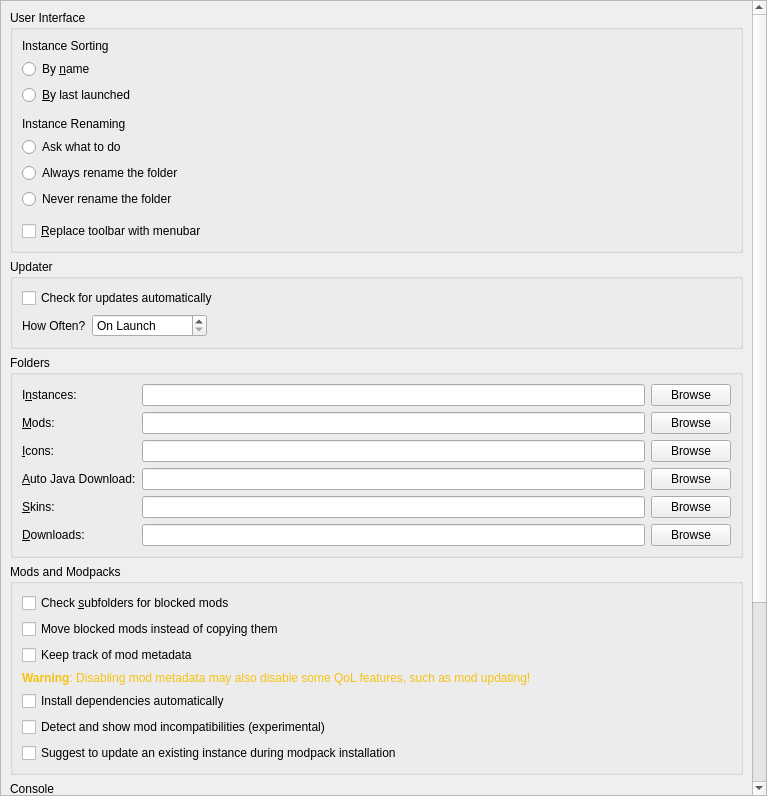
<?xml version="1.0" encoding="UTF-8"?>
<ui version="4.0">
 <class>LauncherPage</class>
 <widget class="QWidget" name="LauncherPage">
  <property name="geometry">
   <rect>
    <x>0</x>
    <y>0</y>
    <width>767</width>
    <height>796</height>
   </rect>
  </property>
  <property name="sizePolicy">
   <sizepolicy hsizetype="MinimumExpanding" vsizetype="MinimumExpanding">
    <horstretch>0</horstretch>
    <verstretch>0</verstretch>
   </sizepolicy>
  </property>
  <layout class="QVBoxLayout" name="verticalLayout">
   <property name="leftMargin">
    <number>0</number>
   </property>
   <property name="topMargin">
    <number>0</number>
   </property>
   <property name="rightMargin">
    <number>0</number>
   </property>
   <property name="bottomMargin">
    <number>0</number>
   </property>
   <item>
    <widget class="QScrollArea" name="scrollArea">
     <property name="horizontalScrollBarPolicy">
      <enum>Qt::ScrollBarPolicy::ScrollBarAsNeeded</enum>
     </property>
     <property name="widgetResizable">
      <bool>true</bool>
     </property>
     <widget class="QWidget" name="scrollAreaWidgetContents">
      <property name="geometry">
       <rect>
        <x>0</x>
        <y>-149</y>
        <width>746</width>
        <height>1222</height>
       </rect>
      </property>
      <layout class="QVBoxLayout" name="verticalLayout_8">
       <item>
        <widget class="QGroupBox" name="userInterfaceBox">
         <property name="enabled">
          <bool>true</bool>
         </property>
         <property name="title">
          <string>User Interface</string>
         </property>
         <layout class="QVBoxLayout" name="verticalLayout_2">
          <item>
           <widget class="QLabel" name="instanceSortingLabel">
            <property name="text">
             <string>Instance Sorting</string>
            </property>
           </widget>
          </item>
          <item>
           <widget class="QRadioButton" name="sortByNameBtn">
            <property name="text">
             <string>By &amp;name</string>
            </property>
            <attribute name="buttonGroup">
             <string notr="true">sortingModeGroup</string>
            </attribute>
           </widget>
          </item>
          <item>
           <widget class="QRadioButton" name="sortLastLaunchedBtn">
            <property name="text">
             <string>&amp;By last launched</string>
            </property>
            <attribute name="buttonGroup">
             <string notr="true">sortingModeGroup</string>
            </attribute>
           </widget>
          </item>
          <item>
           <spacer name="verticalSpacer">
            <property name="orientation">
             <enum>Qt::Orientation::Vertical</enum>
            </property>
            <property name="sizeType">
             <enum>QSizePolicy::Policy::Fixed</enum>
            </property>
            <property name="sizeHint" stdset="0">
             <size>
              <width>0</width>
              <height>6</height>
             </size>
            </property>
           </spacer>
          </item>
          <item>
           <widget class="QLabel" name="renamingBehaviorLabel">
            <property name="text">
             <string>Instance Renaming</string>
            </property>
           </widget>
          </item>
          <item>
           <widget class="QRadioButton" name="askToRenameDirBtn">
            <property name="text">
             <string>Ask what to do</string>
            </property>
            <attribute name="buttonGroup">
             <string notr="true">renamingBehaviorGroup</string>
            </attribute>
           </widget>
          </item>
          <item>
           <widget class="QRadioButton" name="alwaysRenameDirBtn">
            <property name="text">
             <string>Always rename the folder</string>
            </property>
            <attribute name="buttonGroup">
             <string notr="true">renamingBehaviorGroup</string>
            </attribute>
           </widget>
          </item>
          <item>
           <widget class="QRadioButton" name="neverRenameDirBtn">
            <property name="text">
             <string>Never rename the folder</string>
            </property>
            <attribute name="buttonGroup">
             <string notr="true">renamingBehaviorGroup</string>
            </attribute>
           </widget>
          </item>
          <item>
           <spacer name="verticalSpacer_2">
            <property name="orientation">
             <enum>Qt::Orientation::Vertical</enum>
            </property>
            <property name="sizeType">
             <enum>QSizePolicy::Policy::Fixed</enum>
            </property>
            <property name="sizeHint" stdset="0">
             <size>
              <width>0</width>
              <height>6</height>
             </size>
            </property>
           </spacer>
          </item>
          <item>
           <widget class="QCheckBox" name="preferMenuBarCheckBox">
            <property name="toolTip">
             <string>The menubar is more friendly for keyboard-driven interaction.</string>
            </property>
            <property name="text">
             <string>&amp;Replace toolbar with menubar</string>
            </property>
           </widget>
          </item>
         </layout>
        </widget>
       </item>
       <item>
        <widget class="QGroupBox" name="updateSettingsBox">
         <property name="title">
          <string>Updater</string>
         </property>
         <layout class="QGridLayout" name="gridLayout_2">
          <item row="1" column="0">
           <layout class="QHBoxLayout" name="horizontalLayout_2">
            <item>
             <widget class="QLabel" name="updateIntervalLabel">
              <property name="text">
               <string>How Often?</string>
              </property>
             </widget>
            </item>
            <item>
             <widget class="QSpinBox" name="updateIntervalSpinBox">
              <property name="sizePolicy">
               <sizepolicy hsizetype="Maximum" vsizetype="Fixed">
                <horstretch>0</horstretch>
                <verstretch>0</verstretch>
               </sizepolicy>
              </property>
              <property name="toolTip">
               <string>Set to 0 to only check on launch</string>
              </property>
              <property name="specialValueText">
               <string>On Launch</string>
              </property>
              <property name="suffix">
               <string> hours</string>
              </property>
              <property name="prefix">
               <string>Every </string>
              </property>
              <property name="minimum">
               <number>0</number>
              </property>
              <property name="maximum">
               <number>168</number>
              </property>
             </widget>
            </item>
            <item>
             <spacer name="horizontalSpacer">
              <property name="orientation">
               <enum>Qt::Orientation::Horizontal</enum>
              </property>
              <property name="sizeHint" stdset="0">
               <size>
                <width>0</width>
                <height>0</height>
               </size>
              </property>
             </spacer>
            </item>
           </layout>
          </item>
          <item row="0" column="0" colspan="2">
           <widget class="QCheckBox" name="autoUpdateCheckBox">
            <property name="text">
             <string>Check for updates automatically</string>
            </property>
           </widget>
          </item>
         </layout>
        </widget>
       </item>
       <item>
        <widget class="QGroupBox" name="foldersBox">
         <property name="title">
          <string>Folders</string>
         </property>
         <layout class="QGridLayout" name="gridLayout">
          <item row="4" column="1">
           <widget class="QLineEdit" name="skinsDirTextBox"/>
          </item>
          <item row="4" column="2">
           <widget class="QPushButton" name="skinsDirBrowseBtn">
            <property name="text">
             <string>Browse</string>
            </property>
           </widget>
          </item>
          <item row="3" column="0">
           <widget class="QLabel" name="labelJavaDir">
            <property name="text">
             <string>&amp;Auto Java Download:</string>
            </property>
            <property name="toolTip">
             <string>Folder where Scaleri stores automatically downloaded Java versions. Do NOT set this to your system Java installation.</string>
            </property>
            <property name="buddy">
             <cstring>javaDirTextBox</cstring>
            </property>
           </widget>
          </item>
          <item row="2" column="2">
           <widget class="QPushButton" name="iconsDirBrowseBtn">
            <property name="text">
             <string>Browse</string>
            </property>
           </widget>
          </item>
          <item row="4" column="0">
           <widget class="QLabel" name="labelSkinsDir">
            <property name="text">
             <string>&amp;Skins:</string>
            </property>
            <property name="buddy">
             <cstring>skinsDirTextBox</cstring>
            </property>
           </widget>
          </item>
          <item row="1" column="0">
           <widget class="QLabel" name="labelModsDir">
            <property name="text">
             <string>&amp;Mods:</string>
            </property>
            <property name="buddy">
             <cstring>modsDirTextBox</cstring>
            </property>
           </widget>
          </item>
          <item row="3" column="2">
           <widget class="QPushButton" name="javaDirBrowseBtn">
            <property name="text">
             <string>Browse</string>
            </property>
           </widget>
          </item>
          <item row="5" column="0">
           <widget class="QLabel" name="labelDownloadsDir">
            <property name="text">
             <string>&amp;Downloads:</string>
            </property>
            <property name="buddy">
             <cstring>downloadsDirTextBox</cstring>
            </property>
           </widget>
          </item>
          <item row="5" column="1">
           <widget class="QLineEdit" name="downloadsDirTextBox"/>
          </item>
          <item row="1" column="1">
           <widget class="QLineEdit" name="modsDirTextBox"/>
          </item>
          <item row="0" column="0">
           <widget class="QLabel" name="labelInstDir">
            <property name="text">
             <string>I&amp;nstances:</string>
            </property>
            <property name="buddy">
             <cstring>instDirTextBox</cstring>
            </property>
           </widget>
          </item>
          <item row="0" column="2">
           <widget class="QPushButton" name="instDirBrowseBtn">
            <property name="text">
             <string>Browse</string>
            </property>
           </widget>
          </item>
          <item row="5" column="2">
           <widget class="QPushButton" name="downloadsDirBrowseBtn">
            <property name="text">
             <string>Browse</string>
            </property>
           </widget>
          </item>
          <item row="0" column="1">
           <widget class="QLineEdit" name="instDirTextBox"/>
          </item>
          <item row="1" column="2">
           <widget class="QPushButton" name="modsDirBrowseBtn">
            <property name="text">
             <string>Browse</string>
            </property>
           </widget>
          </item>
          <item row="3" column="1">
           <widget class="QLineEdit" name="javaDirTextBox"/>
          </item>
          <item row="2" column="1">
           <widget class="QLineEdit" name="iconsDirTextBox"/>
          </item>
          <item row="2" column="0">
           <widget class="QLabel" name="labelIconsDir">
            <property name="text">
             <string>&amp;Icons:</string>
            </property>
            <property name="buddy">
             <cstring>iconsDirTextBox</cstring>
            </property>
           </widget>
          </item>
         </layout>
        </widget>
       </item>
       <item>
        <widget class="QGroupBox" name="modsBox">
         <property name="title">
          <string>Mods and Modpacks</string>
         </property>
         <layout class="QVBoxLayout" name="verticalLayout_4">
          <item>
           <widget class="QCheckBox" name="downloadsDirWatchRecursiveCheckBox">
            <property name="toolTip">
             <string>When enabled, in addition to the downloads folder, its sub folders will also be searched when looking for resources (e.g. when looking for blocked mods on CurseForge).</string>
            </property>
            <property name="text">
             <string>Check &amp;subfolders for blocked mods</string>
            </property>
           </widget>
          </item>
          <item>
           <widget class="QCheckBox" name="downloadsDirMoveCheckBox">
            <property name="toolTip">
             <string>When enabled, it will move blocked resources instead of copying them.</string>
            </property>
            <property name="text">
             <string>Move blocked mods instead of copying them</string>
            </property>
           </widget>
          </item>
          <item>
           <widget class="QCheckBox" name="metadataEnableBtn">
            <property name="toolTip">
             <string>Store version information provided by mod providers (like Modrinth or CurseForge) for mods.</string>
            </property>
            <property name="text">
             <string>Keep track of mod metadata</string>
            </property>
           </widget>
          </item>
          <item>
           <widget class="QLabel" name="metadataWarningLabel">
            <property name="text">
             <string>&lt;html&gt;&lt;head/&gt;&lt;body&gt;&lt;p&gt;&lt;span style=&quot; font-weight:600; color:#f5c211;&quot;&gt;Warning&lt;/span&gt;&lt;span style=&quot; color:#f5c211;&quot;&gt;: Disabling mod metadata may also disable some QoL features, such as mod updating!&lt;/span&gt;&lt;/p&gt;&lt;/body&gt;&lt;/html&gt;</string>
            </property>
            <property name="wordWrap">
             <bool>true</bool>
            </property>
           </widget>
          </item>
          <item>
           <widget class="QCheckBox" name="dependenciesEnableBtn">
            <property name="toolTip">
             <string>Automatically detect, install, and update mod dependencies.</string>
            </property>
            <property name="text">
             <string>Install dependencies automatically</string>
            </property>
           </widget>
          </item>
          <item>
           <widget class="QCheckBox" name="showModIncompatCheckBox">
            <property name="toolTip">
             <string>Currently this just shows mods which are not marked as compatible with the current Minecraft version.</string>
            </property>
            <property name="text">
             <string>Detect and show mod incompatibilities (experimental)</string>
            </property>
           </widget>
          </item>
          <item>
           <widget class="QCheckBox" name="modpackUpdatePromptBtn">
            <property name="toolTip">
             <string>When creating a new modpack instance, suggest updating an existing instance instead.</string>
            </property>
            <property name="text">
             <string>Suggest to update an existing instance during modpack installation</string>
            </property>
           </widget>
          </item>
         </layout>
        </widget>
       </item>
       <item>
        <widget class="QGroupBox" name="groupBox_2">
         <property name="title">
          <string>Console</string>
         </property>
         <layout class="QFormLayout" name="formLayout">
          <property name="labelAlignment">
           <set>Qt::AlignmentFlag::AlignLeading|Qt::AlignmentFlag::AlignLeft|Qt::AlignmentFlag::AlignVCenter</set>
          </property>
          <item row="0" column="0">
           <widget class="QLabel" name="lineLimitLabel">
            <property name="sizePolicy">
             <sizepolicy hsizetype="Maximum" vsizetype="Preferred">
              <horstretch>0</horstretch>
              <verstretch>0</verstretch>
             </sizepolicy>
            </property>
            <property name="text">
             <string>Log History &amp;Limit:</string>
            </property>
            <property name="buddy">
             <cstring>lineLimitSpinBox</cstring>
            </property>
           </widget>
          </item>
          <item row="0" column="1">
           <widget class="QSpinBox" name="lineLimitSpinBox">
            <property name="sizePolicy">
             <sizepolicy hsizetype="Maximum" vsizetype="Fixed">
              <horstretch>0</horstretch>
              <verstretch>0</verstretch>
             </sizepolicy>
            </property>
            <property name="suffix">
             <string> lines</string>
            </property>
            <property name="minimum">
             <number>10000</number>
            </property>
            <property name="maximum">
             <number>1000000</number>
            </property>
            <property name="singleStep">
             <number>10000</number>
            </property>
            <property name="value">
             <number>100000</number>
            </property>
           </widget>
          </item>
          <item row="1" column="0" colspan="2">
           <widget class="QCheckBox" name="checkStopLogging">
            <property name="text">
             <string>&amp;Stop logging when log overflows</string>
            </property>
           </widget>
          </item>
         </layout>
        </widget>
       </item>
       <item>
        <widget class="QGroupBox" name="tasksBox">
         <property name="title">
          <string>Tasks</string>
         </property>
         <layout class="QGridLayout" name="gridLayout_3">
          <item row="2" column="1">
           <widget class="QSpinBox" name="numberOfManualRetriesSpinBox">
            <property name="sizePolicy">
             <sizepolicy hsizetype="Maximum" vsizetype="Fixed">
              <horstretch>0</horstretch>
              <verstretch>0</verstretch>
             </sizepolicy>
            </property>
            <property name="minimumSize">
             <size>
              <width>60</width>
              <height>0</height>
             </size>
            </property>
            <property name="minimum">
             <number>0</number>
            </property>
           </widget>
          </item>
          <item row="1" column="1">
           <widget class="QSpinBox" name="numberOfConcurrentDownloadsSpinBox">
            <property name="sizePolicy">
             <sizepolicy hsizetype="Maximum" vsizetype="Fixed">
              <horstretch>0</horstretch>
              <verstretch>0</verstretch>
             </sizepolicy>
            </property>
            <property name="minimumSize">
             <size>
              <width>60</width>
              <height>0</height>
             </size>
            </property>
            <property name="minimum">
             <number>1</number>
            </property>
           </widget>
          </item>
          <item row="3" column="1">
           <widget class="QSpinBox" name="timeoutSecondsSpinBox">
            <property name="sizePolicy">
             <sizepolicy hsizetype="Maximum" vsizetype="Fixed">
              <horstretch>0</horstretch>
              <verstretch>0</verstretch>
             </sizepolicy>
            </property>
            <property name="minimumSize">
             <size>
              <width>60</width>
              <height>0</height>
             </size>
            </property>
            <property name="suffix">
             <string>s</string>
            </property>
           </widget>
          </item>
          <item row="2" column="0">
           <widget class="QLabel" name="numberOfManualRetriesLabel">
            <property name="text">
             <string>Retry Limit:</string>
            </property>
           </widget>
          </item>
          <item row="1" column="0">
           <widget class="QLabel" name="numberOfConcurrentDownloadsLabel">
            <property name="text">
             <string>Concurrent Download Limit:</string>
            </property>
           </widget>
          </item>
          <item row="3" column="0">
           <widget class="QLabel" name="timeoutSecondsLabel">
            <property name="toolTip">
             <string>Seconds to wait until the requests are terminated</string>
            </property>
            <property name="text">
             <string>HTTP Timeout:</string>
            </property>
           </widget>
          </item>
          <item row="0" column="1">
           <widget class="QSpinBox" name="numberOfConcurrentTasksSpinBox">
            <property name="sizePolicy">
             <sizepolicy hsizetype="Maximum" vsizetype="Fixed">
              <horstretch>0</horstretch>
              <verstretch>0</verstretch>
             </sizepolicy>
            </property>
            <property name="minimumSize">
             <size>
              <width>60</width>
              <height>0</height>
             </size>
            </property>
            <property name="minimum">
             <number>1</number>
            </property>
           </widget>
          </item>
          <item row="0" column="0">
           <widget class="QLabel" name="numberOfConcurrentTasksLabel">
            <property name="text">
             <string>Concurrent Task Limit:</string>
            </property>
           </widget>
          </item>
          <item row="0" column="2">
           <spacer name="horizontalSpacer_2">
            <property name="orientation">
             <enum>Qt::Orientation::Horizontal</enum>
            </property>
            <property name="sizeHint" stdset="0">
             <size>
              <width>0</width>
              <height>0</height>
             </size>
            </property>
           </spacer>
          </item>
         </layout>
        </widget>
       </item>
       <item>
        <spacer name="verticalSpacer_FeaturesTab">
         <property name="orientation">
          <enum>Qt::Orientation::Vertical</enum>
         </property>
         <property name="sizeHint" stdset="0">
          <size>
           <width>0</width>
           <height>0</height>
          </size>
         </property>
        </spacer>
       </item>
      </layout>
     </widget>
    </widget>
   </item>
  </layout>
 </widget>
 <tabstops>
  <tabstop>scrollArea</tabstop>
  <tabstop>sortByNameBtn</tabstop>
  <tabstop>sortLastLaunchedBtn</tabstop>
  <tabstop>askToRenameDirBtn</tabstop>
  <tabstop>alwaysRenameDirBtn</tabstop>
  <tabstop>neverRenameDirBtn</tabstop>
  <tabstop>preferMenuBarCheckBox</tabstop>
  <tabstop>autoUpdateCheckBox</tabstop>
  <tabstop>updateIntervalSpinBox</tabstop>
  <tabstop>instDirTextBox</tabstop>
  <tabstop>instDirBrowseBtn</tabstop>
  <tabstop>modsDirTextBox</tabstop>
  <tabstop>modsDirBrowseBtn</tabstop>
  <tabstop>iconsDirTextBox</tabstop>
  <tabstop>iconsDirBrowseBtn</tabstop>
  <tabstop>javaDirTextBox</tabstop>
  <tabstop>javaDirBrowseBtn</tabstop>
  <tabstop>skinsDirTextBox</tabstop>
  <tabstop>skinsDirBrowseBtn</tabstop>
  <tabstop>downloadsDirTextBox</tabstop>
  <tabstop>downloadsDirBrowseBtn</tabstop>
  <tabstop>downloadsDirWatchRecursiveCheckBox</tabstop>
  <tabstop>downloadsDirMoveCheckBox</tabstop>
  <tabstop>metadataEnableBtn</tabstop>
  <tabstop>dependenciesEnableBtn</tabstop>
  <tabstop>showModIncompatCheckBox</tabstop>
  <tabstop>modpackUpdatePromptBtn</tabstop>
  <tabstop>downloadGameFilesBtn</tabstop>
  <tabstop>lineLimitSpinBox</tabstop>
  <tabstop>checkStopLogging</tabstop>
  <tabstop>numberOfConcurrentTasksSpinBox</tabstop>
  <tabstop>numberOfConcurrentDownloadsSpinBox</tabstop>
  <tabstop>numberOfManualRetriesSpinBox</tabstop>
  <tabstop>timeoutSecondsSpinBox</tabstop>
 </tabstops>
 <resources/>
 <connections/>
 <buttongroups>
  <buttongroup name="renamingBehaviorGroup"/>
  <buttongroup name="sortingModeGroup"/>
 </buttongroups>
</ui>
